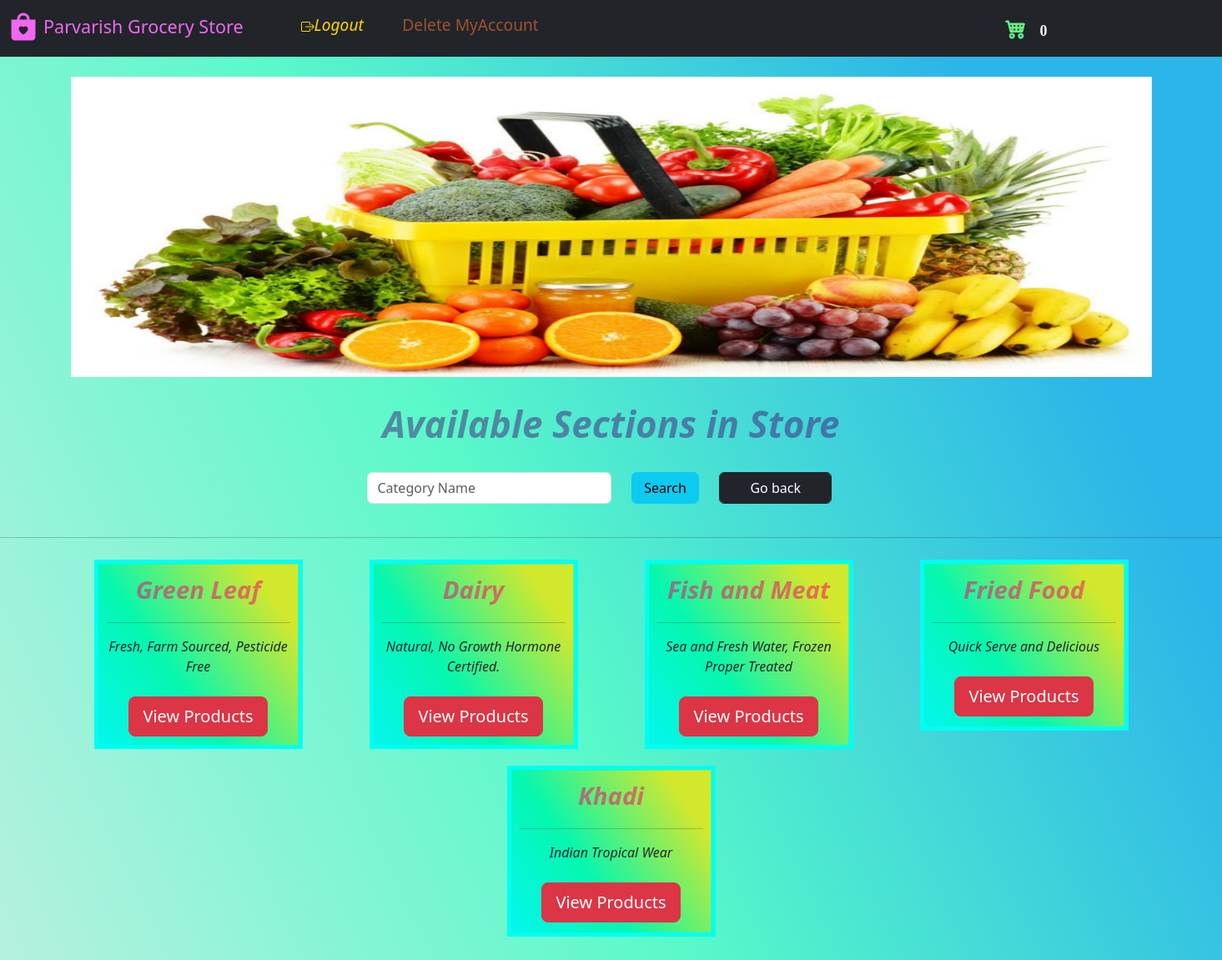
The page /store (signed in) on the database as committed earlier.
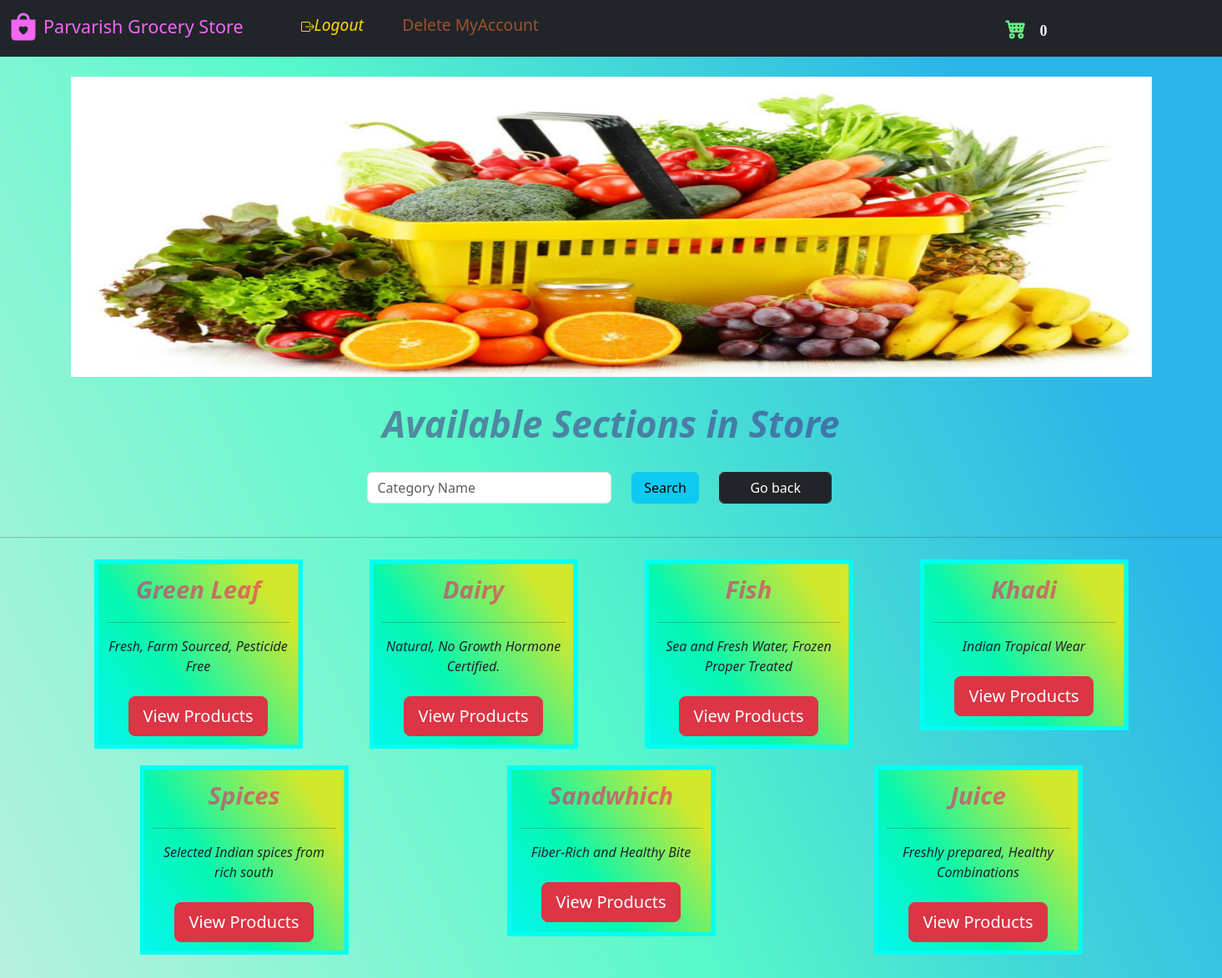
The same page on the database as committed later.
### website/model.py (models this page shows)
class Category(db.Model):
    category_Name = db.Column(db.String(), nullable=False, unique=True)
    category_Id = db.Column(db.Integer(), primary_key=True)
    description = db.Column(db.String())
    managedBy_Id = db.Column(db.Integer(), db.ForeignKey('store.id'))
    catalog = db.relationship('Product', backref='parent')

### website/views.py (the view, shortened to what this page needs)
@login_required
@Views.route('/store', methods=["GET", "POST"])
def Store_front():
    user_id = session['id']
    user_role = session['role']
    if 'carte' not in session:
        session['carte'] = []
    if not session['carte']:
        products_cart_1 = []
    if session['carte']:
        products_cart_1 = session['carte']
    manager_1 = False
    if user_role == 'Customer':
        customer = Customer.query.get(user_id)
        categories_1 = Category.query.all()
        list = []
        return render_template('storefront.html', categories=categories_1, name=customer.username, id=customer.id, cart=products_cart_1)
    else:
        return redirect(url_for("views.landing_page.html"))

### website/auth.py (called while the page is built)
@App.login_manager.user_loader
def load_customer(id):
    if id is not None:
        return Customer.query.get(int(id))
    return None

### website/templates/storefront.html (shortened to what this page needs)
<!DOCTYPE html>
<html lang="en">
  <head>
    <link
      href="https://cdn.jsdelivr.net/npm/bootstrap@5.3.0/dist/css/bootstrap.min.css"
      rel="stylesheet"
    />
    <link
      rel="stylesheet"
      href="https://cdn.jsdelivr.net/npm/bootstrap-icons@1.10.5/font/bootstrap-icons.css"
    />
  </head>
  <body>
    <nav class="navbar navbar-expand-lg navbar-dark bg-dark">
      <div class="container-fluid">
        <div class="collapse navbar-collapse" id="navbar">
          <div class="navbar-nav">
            <a href="/store">
              <i
                class="bi bi-bag-heart-fill"
                style="
                  font-size: 2rem;
                  -webkit-text-stroke-width: 1px;
                  color: rgb(241, 103, 241);
                  width: 10%;
                "
              ></i>
            </a>
            <a
              href="{{ url_for('views.Store_front') }}"
              class="nav-item nav-link"
              style="
                color: rgb(241, 103, 241);
                font-size: 1.35em;
                text-decoration: none;
                display: block;
                width: 25%;
                margin-left: 0px;
              "
              >Parvarish Grocery Store</a
            ><span
              id="logout"
              style="display: block inline-block; width: 600px"
            >
              <span
                id="logout"
                style="display: block inline-block; width: 600px"
              >
                <span style="margin: auto"
                  ><i
                    ><a
                      class="nav-item nav-link"
                      style="
                        float: left;
                        color: rgb(255, 215, 0);
                        font-size: 1.2rem;
                        display: block;
                        width: 20%;
                        margin-left: 0px;
                      "
                      href="/logout"
                      >Logout</a
                    ></i
                  ></span
                ><span style="margin: auto"
                  ><a
                    class="nav-item nav-link"
                    style="
                      float: left;
                      color: rgb(160, 82, 45);
                      width: 50%;
                      margin-left: 20px;
                      font-size: 1.2rem;
                    "
                    href="/delete_account"
                    onclick="return confirm('Are you sure you want to delete the account?');"
                    >Delete MyAccount</a
                  ></span
                ></span
              ></span
            >
            <span
              id="logout"
              style="display: block inline-block; width: 700px"
            >
            <a
               class="nav-item nav-link"
               style="
                 float: right;
                 color: rgb(34, 2, 247);
                 width: 40%;
                 font-size: 1.5rem;
                 margin-right: 20px;
               "
               href="/store/cart"
               ><i
                 class="bi bi-cart4"
                 style="
                   font-size: 1.5rem;
                   -webkit-text-stroke-width: 1px;
                   color: rgb(103, 241, 133);
                   width: 10%;
                 "
               ></i
               ><span
                 STYLE="font-family:'Verdana';margin-left :5px;color:whitesmoke"
                 class="badge badge-light"
               >{{ cart|length }}</span></a
           ></span></span
          </div>
        </div>
      </div>
    </nav>
    <section>
    <div class="container" id="content"><br />
        <div id="carouselExampleIndicators" class="carousel slide" data-ride="carousel">
          <div class="carousel-inner">
            <div class="carousel-item active">
              <img class="d-block w-100" src="{{ url_for('static', filename='carousel_111.png') }}" alt="First slide" width="50" height="150" >
            </div>
          </div>
          <a class="carousel-control-prev" href="#carouselExampleIndicators" role="button" data-slide="prev">
            <span class="carousel-control-prev-icon" aria-hidden="true"></span>
          </a>
          <a class="carousel-control-next" href="#carouselExampleIndicators" role="button"  data-slide="next">
            <span class="carousel-control-next-icon" aria-hidden="true"></span>
          </a>
        </div></section>
        <section><div>
          {% if categories|length == 0 %}
          <h1>No Offerings! Business is Shut Down for today.</h1>
          {% else %}
          <br>
          <div style="font-style: italic;color:rgba(68, 12, 114, 0.466);font-size: 3vw;" align="center"><strong>Available Sections in Store</strong></div><br>
          <div class="col-5" style="margin-left: 30%">
            <form action="{{ url_for('views.Store_front') }}" method="POST" autocomplete="off">
              <div class="row"  >
                <div class="col-6">
                  <input type="text" class="form-control" name="search" id="search" placeholder="Category Name" />
                </div>
                <div class="col-2" align="left">
                  <input type="submit" class="form-control btn btn-info" value="Search"  />
                </div>
                <div class="col-3" align="left"><a href="{{ url_for('views.Store_front') }}">
                  <input type="submit" class="form-control btn btn-dark" value="Go back"  /> </a>
                </div>
              </div>
            </form>
          </div></div>
          <br><hr>
          <div class="container">
            <div class="row align-items-start">
              {% for variety in categories %}
              <div class="col">
                <table class="table"
    style="
      border: 5px solid rgb(0, 255, 242);
      /* background-color: #96d4d4; */
      width: 250px;
      margin:10px;
      table-layout: fixed;
      margin-left:auto ;
      margin-right:auto ;
    "
  >
    <tr  align="center" style="height: 200px;">
      <td class="boxes"
        style="
          padding: 10px 10px;
          width: 100%;
        "
      >
      <span style="font-style: italic;color:rgba(249, 4, 106, 0.531);font-size: 2vw;"><strong>{{ variety.category_Name }}</strong></span><br/><hr/>
        <span><em>{{ variety.description }}</em></span><br/><br/>
        <span><a href="/store/{{ variety.category_Name }}/products"><input type="button" class="btn btn-danger btn-lg" style="margin: auto;" type="submit" value="View Products" /></a></span>
      </td>
      </tr></table>
              </div>
            {% endfor %}
            </div>
          </div></section>
          {% endif %}
  </body>
</html>

### website/templates/storefront.html (style rules this page uses)
.navbar { margin-bottom: 0; border-radius: 0; }
.carousel-inner img { margin: auto; min-height: 200px; width: 100%; height: 360px; }
.boxes { background: linear-gradient( 55deg, #04f6ee 0%, #05f7af 38%, #d2e82c 85% ) }
td { word-wrap: break-word; }
html { scroll-behavior: smooth; }
body { height: 2000px; background: linear-gradient( 65deg, #e2ecec 0%, #59f9c9 51%, #2cb5e8 85% ); }

Rows that differ between the two databases and show on the page:
removed Category: category_Name "Fried Food", description "Quick Serve and Delicious"
changed Category "Sea and Fresh Water, Frozen Proper Treated": category_Name "Fish and Meat" → "Fish"
added Category: category_Name "Spices", description "Selected Indian spices from rich south"
added Category: category_Name "Sandwhich", description "Fiber-Rich and Healthy Bite"
added Category: category_Name "Juice", description "Freshly prepared, Healthy Combinations"
